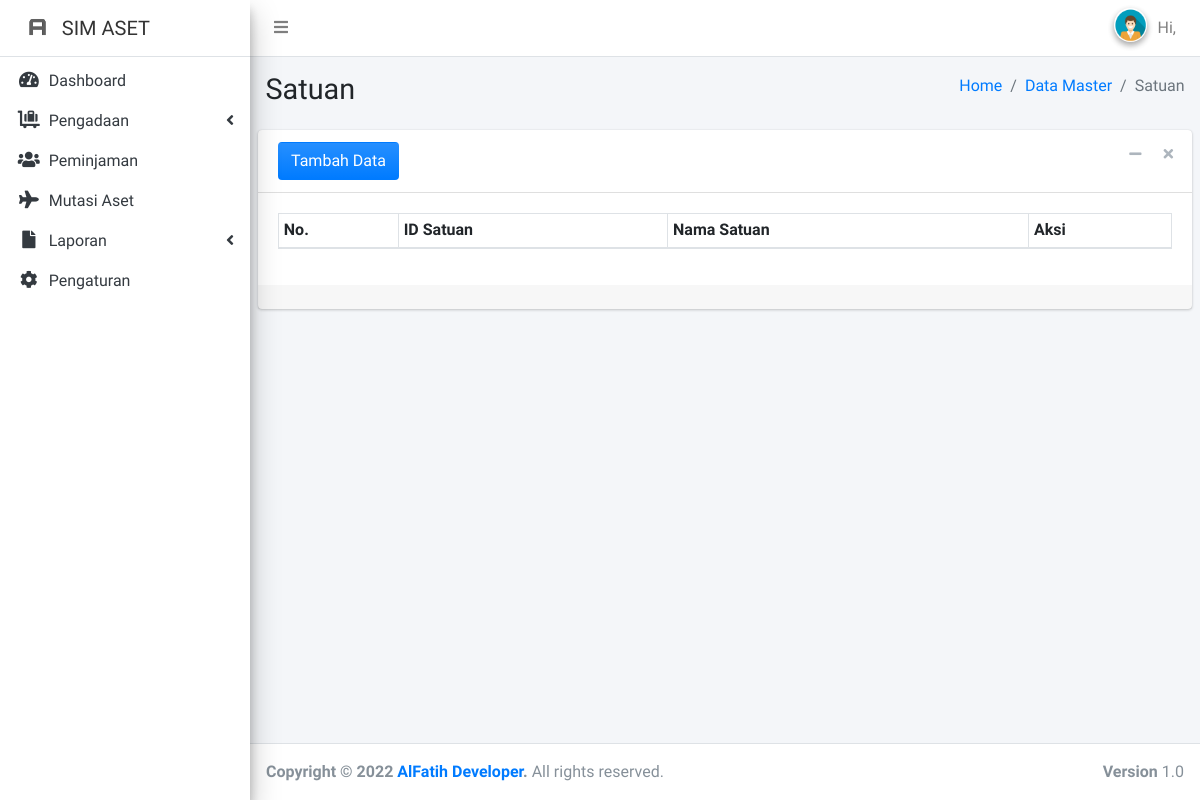
The app's page /index.php/satuan, older data.
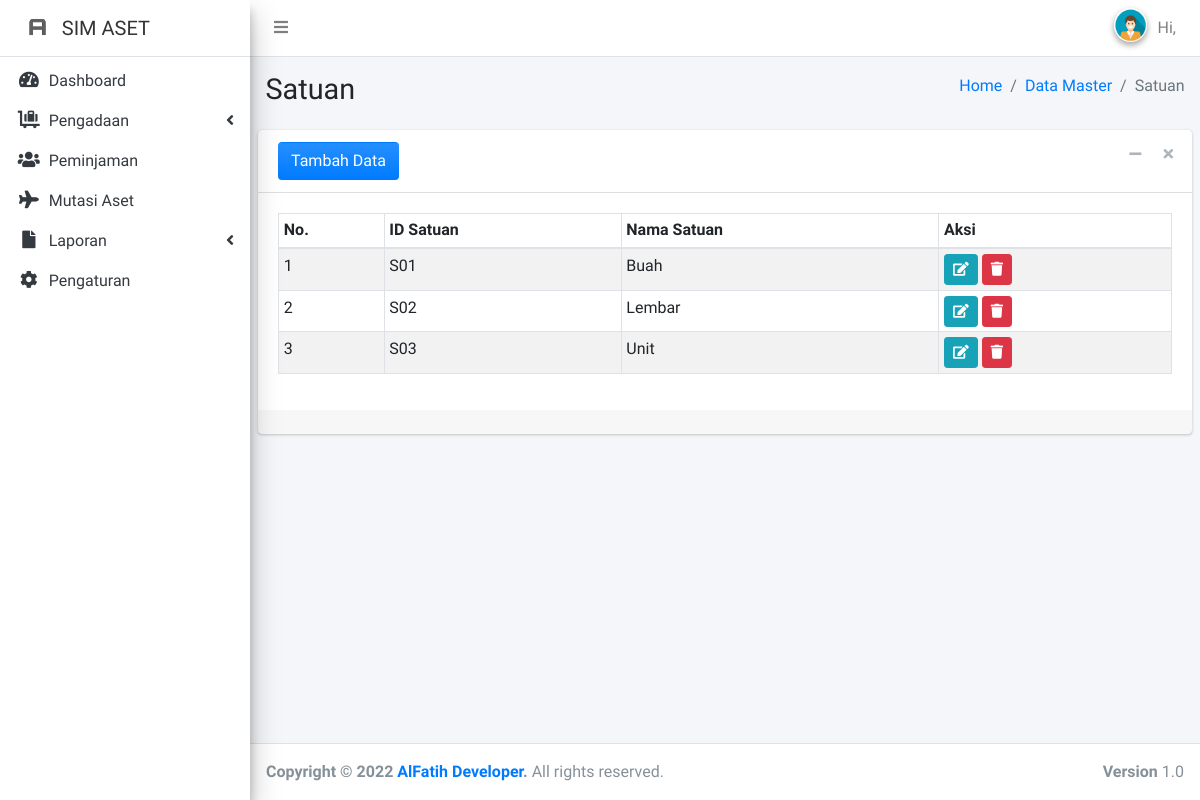
The same page, newer data.
### tables this page shows
CREATE TABLE `satuan` (
  `id_satuan` varchar(20) NOT NULL,
  `nama_satuan` varchar(128) DEFAULT NULL
);

### application/controllers/Satuan.php (called while the page is built, shortened)
<?php
class Satuan extends CI_Controller {
	public function __construct()
	{
		$this->load->model('Master','m');
		$this->load->model('ModelKategori','mk');
	}
	public function index()
	{
		$data = array(
			'title' => 'Satuan',
			'active_menu_master' => 'menu-open',
			'active_menu_mst' => 'active',
			'active_menu_st' => 'active',
			'item' => $this->m->getAllData('satuan'),
		);
		$this->load->view('layouts/header',$data);
		$this->load->view('master/satuan/index');
		$this->load->view('layouts/footer');
	}
}

### index.php (called while the page is built, shortened)
<?php
require_once BASEPATH.'core/CodeIgniter.php';

### application/models/Master.php (called while the page is built, shortened)
<?php
class Master extends CI_Model {
    public function getAllData($table){
		$data = $this->db->get($table);
		return $data->result_array();
	}
}

### application/views/master/satuan/index.php (the view, shortened to what this page needs)
<link rel="stylesheet" href="<?=base_url()?>src/backend/plugins/datatables-bs4/css/dataTables.bootstrap4.css">
<div class="content-wrapper">
  <section class="content-header">
    <div class="container-fluid">
      <div class="row mb-2">
        <div class="col-sm-6">
          <h1>Satuan</h1>
        </div>
        <div class="col-sm-6">
          <ol class="breadcrumb float-sm-right">
            <li class="breadcrumb-item"><a href="<?=base_url('home')?>">Home</a></li>
            <li class="breadcrumb-item"><a href="#">Data Master</a></li>
            <li class="breadcrumb-item active">Satuan</li>
          </ol>
        </div>
      </div>
    </div>
  </section>
  <section class="content">
    <div class="card">
      <div class="card-header">
        <h3 class="card-title">
          <button type="button" data-toggle="modal" data-target="#modal-default" class="btn btn-block bg-gradient-primary">Tambah Data</button>
        </h3>
        <div class="card-tools">
          <button type="button" class="btn btn-tool" data-card-widget="collapse" data-toggle="tooltip" title="Collapse">
            <i class="fas fa-minus"></i></button>
            <button type="button" class="btn btn-tool" data-card-widget="remove" data-toggle="tooltip" title="Remove">
              <i class="fas fa-times"></i></button>
            </div>
        </div>
          <div class="card-body">
            <div class="table-responsive">
              <table id="example1" class="table table-bordered table-striped table-sm">
                <thead>
                  <tr>
                    <th>No.</th>
                    <th>ID Satuan</th>
                    <th>Nama Satuan</th>
                    <th>Aksi</th>
                  </tr>
                </thead>
                <tbody>
                  <?php
                  $no=1;
                  foreach ($item as $row): ?>
                  <tr>
                    <td><?=$no++;?></td>
                    <td><?=$row['id_satuan'];?></td>
                    <td><?=$row['nama_satuan'];?></td>
                    <td>
                       <a href="#" data-toggle="modal" data-target="#modal-ubah<?=$row['id_satuan'];?>">
                          <button type="button" class="btn btn-info btn-sm">
                            <i class="fas fa-edit"></i>
                          </button>
                        </a>
                        <a href="<?=base_url('satuan/hapus/'.$row['id_satuan'])?>" class="btn btn-danger btn-sm tombol-hapus">
                          <i class="fas fa-trash"></i>
                        </a>
                    </td>
                  </tr>
                  <?php endforeach ?>
                </tbody>
              </table>
            </div>
          </div>
          <div class="card-footer">
          </div>
    </div>
  </section>
</div>

Row changes from the older to the newer data that the page shows:
added satuan: id_satuan "S01", nama_satuan "Buah"
added satuan: id_satuan "S02", nama_satuan "Lembar"
added satuan: id_satuan "S03", nama_satuan "Unit"
